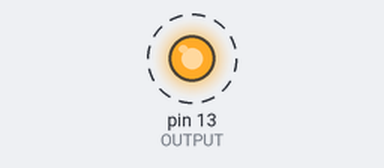
A program run on a simulated Arduino Uno, built with avr-gcc and run on an emulated ATmega328P. Parts: output pins drawn as LEDs (lit = HIGH). Dashed ring = blinking. What the program prints to the serial monitor is not drawn.

Above: at 0.2 s.
Timing chart, 0 to 3.0 s (numbered marks = the images above):
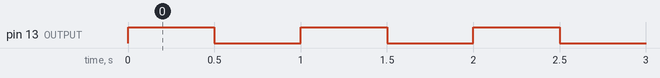

Measured:
- by itself, pin 13 (OUTPUT): alternates HIGH for 0.50 s and LOW for 0.50 s

The program:

main.cpp
```cpp
// -----------------------------------------------
// Projet: Introduction à Arduino
// Auteur: Alain Boudreault
// Date: 2026.01.25
// -----------------------------------------------
// Ajouter dans platformio.ini
// monitor_filters =
//  default   ; Retire les caractères de contrôle
//  time      ; Horodatage des lignes
//  log2file  ; Log les Serial.print dans le fichier “device-monitor-date-heure*.log” situé dans le dossier 'logs' du projet.

#include <Arduino.h>

void setup() {
  Serial.begin(9600);
  pinMode(13, 1); // OUTPUT
}

void loop() {
  static int i = 0;
  Serial.print("\nItération numéro: " + String(i++));
  digitalWrite(13, 1); // ON
  delay(500);
  digitalWrite(13, 0); // OFF
  delay(500);
}
```
